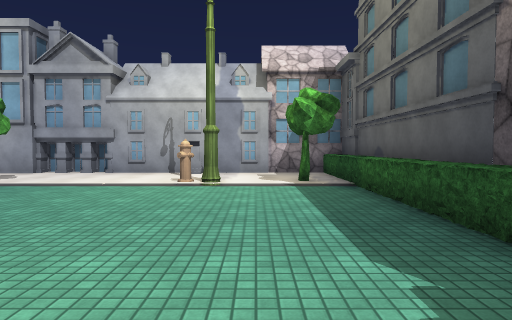
[1] (above)

18 first-person views from a walk through a Unity game level. The camera is 1.4 m above the floor, tilts 2° down and sees 75° across. The floor is counted in squares, 2 m on a side. Each view is taken from the middle of a square. On the plan, view 1 faces up. The plan holds only what a view shows up to about 10 squares ahead; the rest is blank. The place goes on beyond the plan. The player character is not drawn. Surface patterns are stand-ins for the level's own textures.

[2]
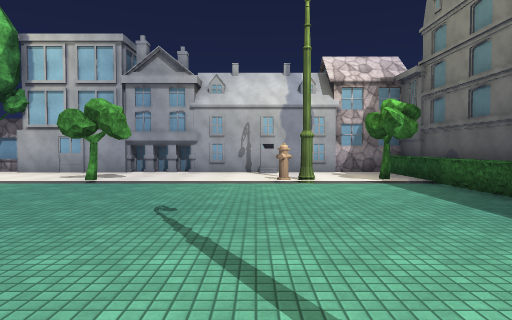

[3]
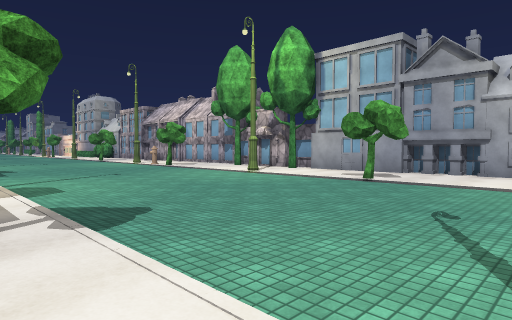

[4]
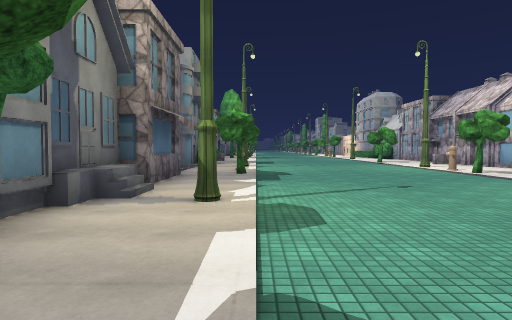

[5]
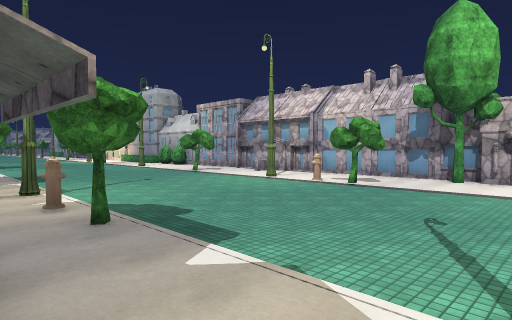

[6]
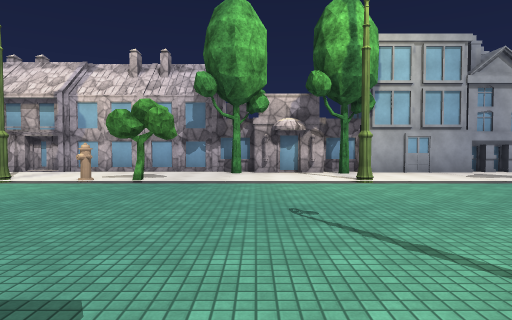

[7]
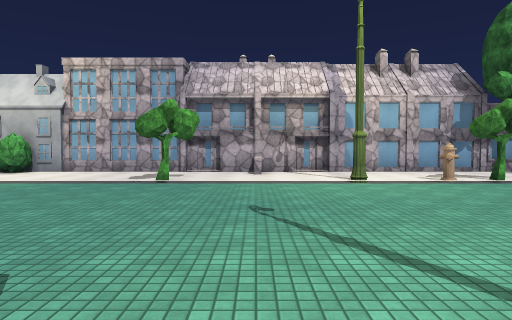

[8]
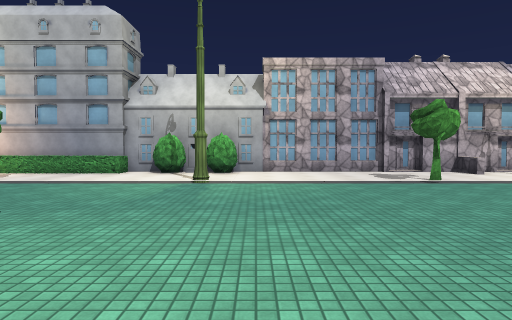

[9]
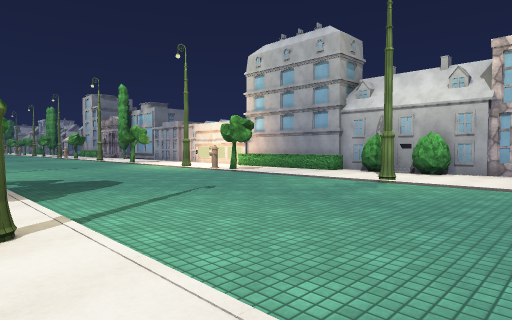

[10]
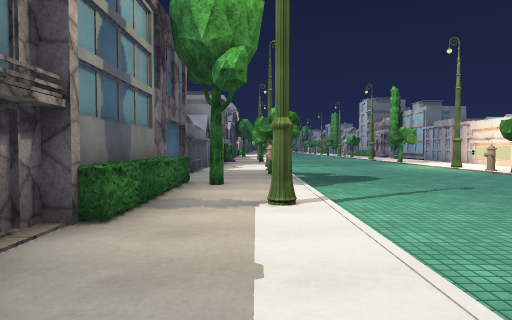

[11]
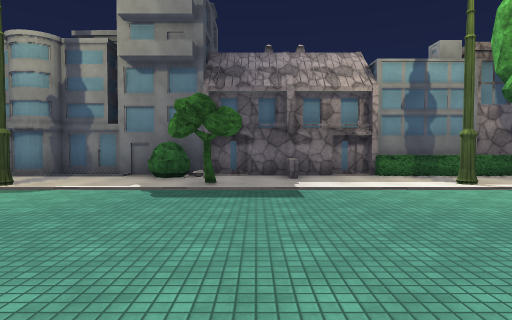

[12]
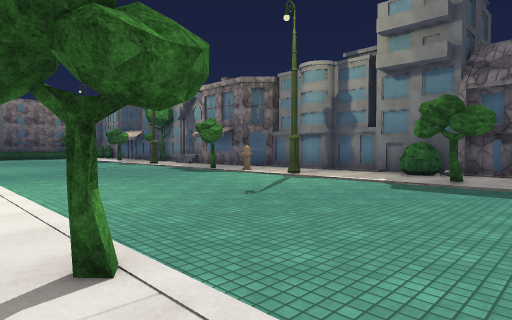

[13]
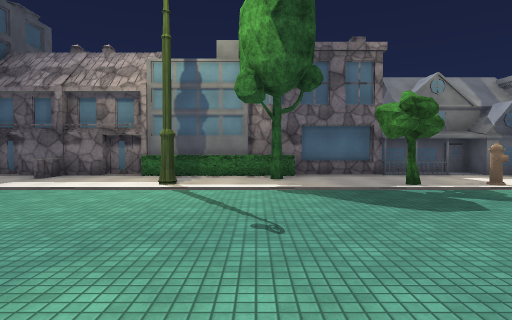

[14]
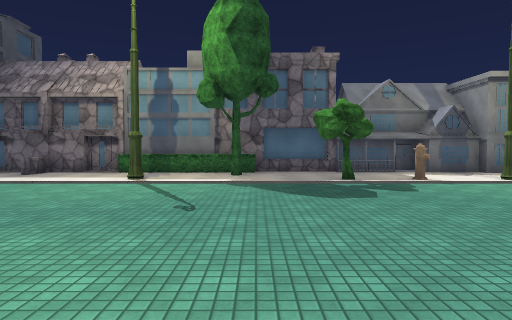

[15]
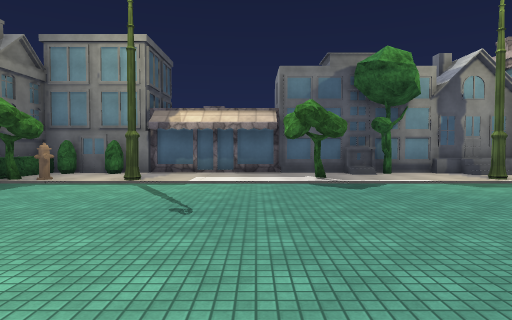

[16]
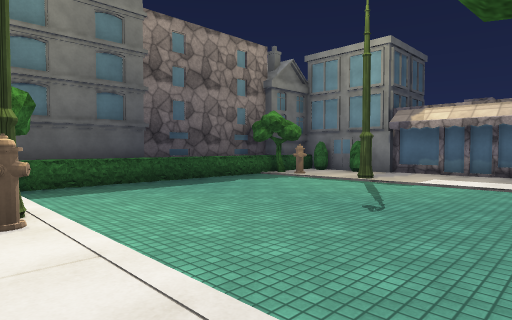

[17]
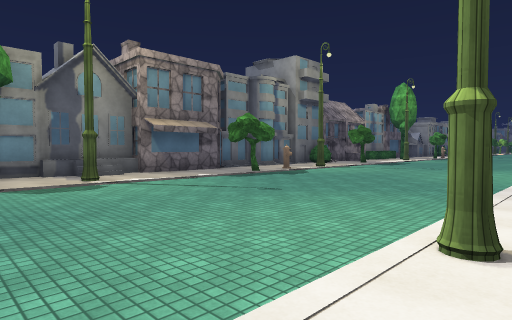

[18]
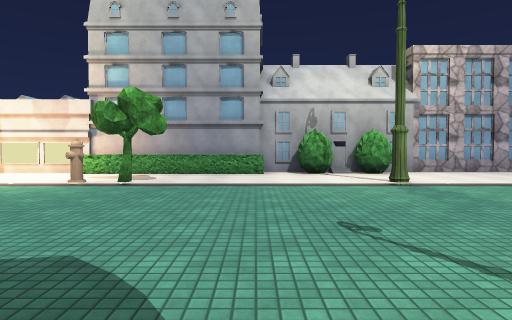

### Floor plan
Key: @ floor where view 1 was taken; # wall or solid block; . main floor; : floor 0.25 m higher than the main floor; / step, stairs or slope; O other object.
Columns run from 34 left of view 1 to 4 right of it. Each row starts with its distance up from view 1.
 10                                     OO
  9 O#OO#OOOO###O#O#######O#O#O#O#OOO#O#O O
  8 O                    O  O           OOO
  7   .................................OOOO
  6 O#O::::O::::O://O/OO::::#://O/:::#::O O
  5 ....................................O O
  4  ...................................O O
  3 ....................................O#
  2 ....................................O#
  1 ....................................O
  0 //////////////::O://O/////::::///#@#O
 -1 O O    O. ..O .       . #    O  .  #OO
 -2     O     #  O      ###// OO      OOOOO
 -3 OOO#OO#O#OO##OOOOOOOO OOO#O#O#O#O#O#OOO
 -4 #O             OO     OO
 -5  O                     O

Where each view was taken, in squares from view 1:
view 1: 0 up, 0 right, facing up
view 2: 1 down, 2 left, facing up
view 3: 1 down, 2 left, facing up-left
view 4: 0 up, 5 left, facing left
view 5: 2 down, 10 left, facing up-left
view 6: 1 down, 12 left, facing up
view 7: 1 down, 20 left, facing up
view 8: 1 down, 26 left, facing up
view 9: 1 down, 24 left, facing up-left
view 10: 1 down, 23 left, facing left
view 11: 6 up, 23 left, facing down
view 12: 7 up, 24 left, facing down-right
view 13: 6 up, 29 left, facing down
view 14: 7 up, 30 left, facing down
view 15: 7 up, 4 left, facing down
view 16: 7 up, 5 left, facing down-right
view 17: 7 up, 7 left, facing down-left
view 18: 0 up, 30 left, facing up
